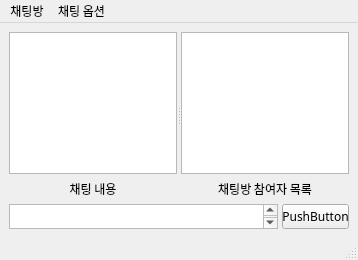
<?xml version="1.0" encoding="UTF-8"?>
<ui version="4.0">
 <class>MainWindow</class>
 <widget class="QMainWindow" name="MainWindow">
  <property name="geometry">
   <rect>
    <x>0</x>
    <y>0</y>
    <width>358</width>
    <height>260</height>
   </rect>
  </property>
  <property name="font">
   <font>
    <family>맑은 고딕</family>
   </font>
  </property>
  <property name="windowTitle">
   <string>MainWindow</string>
  </property>
  <widget class="QWidget" name="centralwidget">
   <property name="font">
    <font>
     <family>맑은 고딕</family>
    </font>
   </property>
   <layout class="QVBoxLayout" name="verticalLayout" stretch="9,1">
    <item>
     <widget class="QSplitter" name="splitter">
      <property name="sizePolicy">
       <sizepolicy hsizetype="Expanding" vsizetype="Expanding">
        <horstretch>0</horstretch>
        <verstretch>0</verstretch>
       </sizepolicy>
      </property>
      <property name="orientation">
       <enum>Qt::Horizontal</enum>
      </property>
      <widget class="QWidget" name="horizontalLayoutWidget">
       <layout class="QHBoxLayout" name="horizontalLayout_chat" stretch="0">
        <item>
         <layout class="QVBoxLayout" name="verticalLayout_chat">
          <item>
           <widget class="QTextBrowser" name="textBrowser_chat">
            <property name="font">
             <font>
              <family>맑은 고딕</family>
             </font>
            </property>
           </widget>
          </item>
          <item>
           <widget class="QLabel" name="label_chat">
            <property name="font">
             <font>
              <family>맑은 고딕</family>
             </font>
            </property>
            <property name="text">
             <string>채팅 내용</string>
            </property>
            <property name="alignment">
             <set>Qt::AlignCenter</set>
            </property>
           </widget>
          </item>
         </layout>
        </item>
       </layout>
      </widget>
      <widget class="QWidget" name="horizontalLayoutWidget_2">
       <layout class="QHBoxLayout" name="horizontalLayout_people">
        <item>
         <layout class="QVBoxLayout" name="verticalLayout_people">
          <item>
           <widget class="QTextBrowser" name="textBrowser_people">
            <property name="font">
             <font>
              <family>맑은 고딕</family>
             </font>
            </property>
           </widget>
          </item>
          <item>
           <widget class="QLabel" name="label_people">
            <property name="font">
             <font>
              <family>맑은 고딕</family>
             </font>
            </property>
            <property name="text">
             <string>채팅방 참여자 목록</string>
            </property>
            <property name="alignment">
             <set>Qt::AlignCenter</set>
            </property>
           </widget>
          </item>
         </layout>
        </item>
       </layout>
      </widget>
     </widget>
    </item>
    <item>
     <layout class="QHBoxLayout" name="horizontalLayout_message" stretch="8,2">
      <property name="spacing">
       <number>4</number>
      </property>
      <property name="topMargin">
       <number>0</number>
      </property>
      <item>
       <widget class="QTextEdit" name="textEdit">
        <property name="sizePolicy">
         <sizepolicy hsizetype="Expanding" vsizetype="Expanding">
          <horstretch>0</horstretch>
          <verstretch>0</verstretch>
         </sizepolicy>
        </property>
        <property name="minimumSize">
         <size>
          <width>0</width>
          <height>25</height>
         </size>
        </property>
        <property name="font">
         <font>
          <family>맑은 고딕</family>
         </font>
        </property>
        <property name="verticalScrollBarPolicy">
         <enum>Qt::ScrollBarAsNeeded</enum>
        </property>
       </widget>
      </item>
      <item>
       <widget class="QPushButton" name="pushButton">
        <property name="sizePolicy">
         <sizepolicy hsizetype="Expanding" vsizetype="Expanding">
          <horstretch>0</horstretch>
          <verstretch>0</verstretch>
         </sizepolicy>
        </property>
        <property name="minimumSize">
         <size>
          <width>20</width>
          <height>25</height>
         </size>
        </property>
        <property name="font">
         <font>
          <family>맑은 고딕</family>
          <pointsize>9</pointsize>
         </font>
        </property>
        <property name="text">
         <string>PushButton</string>
        </property>
        <property name="checkable">
         <bool>false</bool>
        </property>
       </widget>
      </item>
     </layout>
    </item>
   </layout>
  </widget>
  <widget class="QMenuBar" name="menubar">
   <property name="geometry">
    <rect>
     <x>0</x>
     <y>0</y>
     <width>358</width>
     <height>18</height>
    </rect>
   </property>
   <widget class="QMenu" name="menu">
    <property name="title">
     <string>채팅방</string>
    </property>
    <addaction name="actionmake_new_room"/>
    <addaction name="actionconnect_room"/>
    <addaction name="separator"/>
    <addaction name="actionexit_room"/>
   </widget>
   <widget class="QMenu" name="menu_2">
    <property name="title">
     <string>채팅 옵션</string>
    </property>
    <addaction name="actiondelete_selected"/>
    <addaction name="actiondelete_all"/>
   </widget>
   <addaction name="menu"/>
   <addaction name="menu_2"/>
  </widget>
  <widget class="QStatusBar" name="statusbar"/>
  <action name="actionmake_new_room">
   <property name="text">
    <string>채팅방 만들기</string>
   </property>
  </action>
  <action name="actionconnect_room">
   <property name="text">
    <string>채팅방 들어가기</string>
   </property>
  </action>
  <action name="actionexit_room">
   <property name="text">
    <string>채팅방 나가기</string>
   </property>
  </action>
  <action name="actiondelete_selected">
   <property name="text">
    <string>선택 채팅 기록 삭제</string>
   </property>
  </action>
  <action name="actiondelete_all">
   <property name="text">
    <string>모든 채팅 기록 삭제</string>
   </property>
  </action>
 </widget>
 <resources/>
 <connections/>
</ui>
